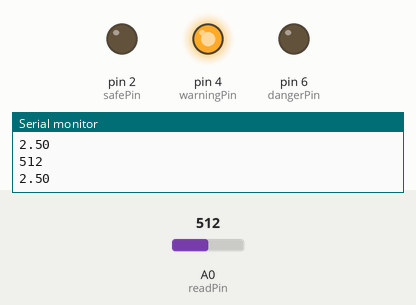
The sketch below on a simulated Arduino Uno, built with avr-gcc and run on an emulated ATmega328P. Parts: output pins drawn as LEDs (lit = HIGH), the last lines printed to the serial monitor. The test bench sets the inputs (shaded band); at power-on: A0 (readPin) = 512.

Above: at 1.8 s.
1.9 s: A0 (readPin) set to 603
3.4 s: A0 (readPin) set to 631
At 5.1 s:
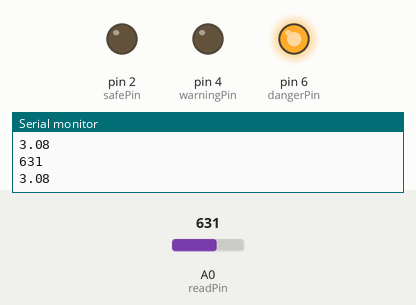
5.5 s: A0 (readPin) set to 306
At 6.7 s:
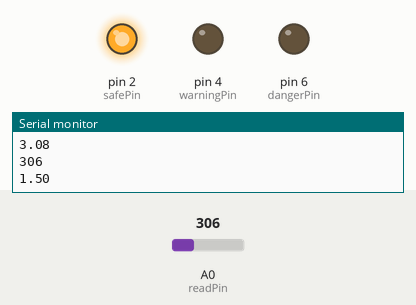
7.5 s: A0 (readPin) set to 391
9.2 s: A0 (readPin) set to 425
At 11.1 s:
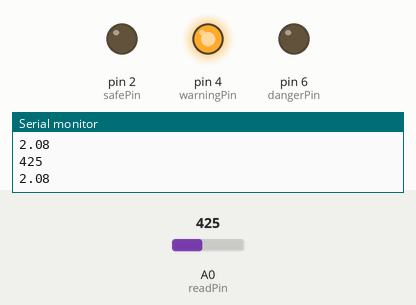
11.5 s: A0 (readPin) set to 716
At 12.6 s:
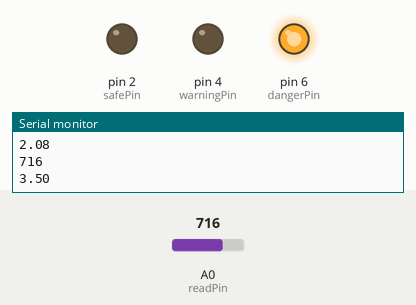
Timing chart, 0 to 14.5 s (numbered marks = the images above; inputs shaded):
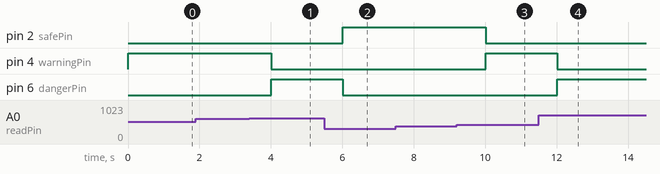

The sketch:

analogRead.ino
```cpp
// pins
int readPin = A0;
int safePin = 2;
int warningPin = 4;
int dangerPin = 6;
// vars
int readVal;
int wait = 1000;
float v2 = 0.;
float maxVolt = 5.;
float maxVal = 1023.;
float safe = 2.;
float warning = 3.;
float danger = 4.;

void setup()
{
  pinMode(readPin, INPUT);
  pinMode(safePin, OUTPUT);
  pinMode(warningPin, OUTPUT);
  pinMode(dangerPin, OUTPUT);
  Serial.begin(9600);
}

void loop()
{
  // read val from board
  readVal = analogRead(readPin);
  Serial.println(readVal);
  // convert binary to volts
  v2 = readVal * (maxVolt / maxVal);
  // if volts > 4, turn on warning led
  if (v2 < safe)
  {
    digitalWrite(safePin, HIGH);
    digitalWrite(warningPin, LOW);
    digitalWrite(dangerPin, LOW);
  }
  else if (v2 < warning)
  {
    digitalWrite(safePin, LOW);
    digitalWrite(warningPin, HIGH);
    digitalWrite(dangerPin, LOW);
  }
  else
  {
    digitalWrite(safePin, LOW);
    digitalWrite(warningPin, LOW);
    digitalWrite(dangerPin, HIGH);
  }

  // print voltage value and wait
  Serial.println(v2);
  delay(wait);
}
```

Measured:
- the behaviour switches between 613 and 614 on A0 (readPin) (found by bisection; images 0 and 1)
- the behaviour switches between 409 and 410 on A0 (readPin) (found by bisection; images 2 and 3)
- after the input at 3.4 s, pin 4 (warningPin): HIGH → LOW after 0.60 s; pin 6 (dangerPin): LOW → HIGH after 0.60 s
- after the input at 5.5 s, pin 2 (safePin): LOW → HIGH after 0.50 s; pin 6 (dangerPin): HIGH → LOW after 0.50 s
- after the input at 9.2 s, pin 2 (safePin): HIGH → LOW after 0.81 s; pin 4 (warningPin): LOW → HIGH after 0.81 s
- after the input at 11.5 s, pin 4 (warningPin): HIGH → LOW after 0.51 s; pin 6 (dangerPin): LOW → HIGH after 0.51 s
